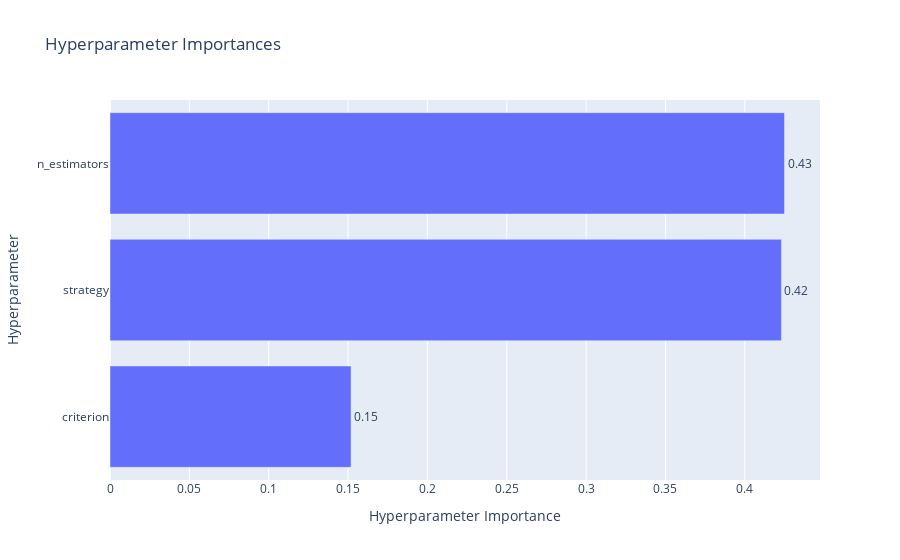

Write notebook code for a chart like this one.
### Code cell
# Gráfico de importancia de hiperparámetros
plot_param_importances(study, target_name="Macro Average F1-Score")

### Figure 1 — Plotly figure (JSON) as saved in the notebook; plotly's stock layout.template omitted (floating-point values rounded to 4 significant figures)
{"data": [{"cliponaxis": false, "hovertemplate": ["criterion (CategoricalDistribution): 0.15189731038889945<extra></extra>", "strategy (CategoricalDistribution): 0.42308260737710246<extra></extra>", "n_estimators (IntDistribution): 0.42502008223399806<extra></extra>"], "name": "Macro Average F1-Score", "orientation": "h", "text": ["0.15", "0.42", "0.43"], "textposition": "outside", "type": "bar", "x": [0.1519, 0.4231, 0.425], "y": ["criterion", "strategy", "n_estimators"]}], "layout": {"title": {"text": "Hyperparameter Importances"}, "xaxis": {"title": {"text": "Hyperparameter Importance"}}, "yaxis": {"title": {"text": "Hyperparameter"}}}}
